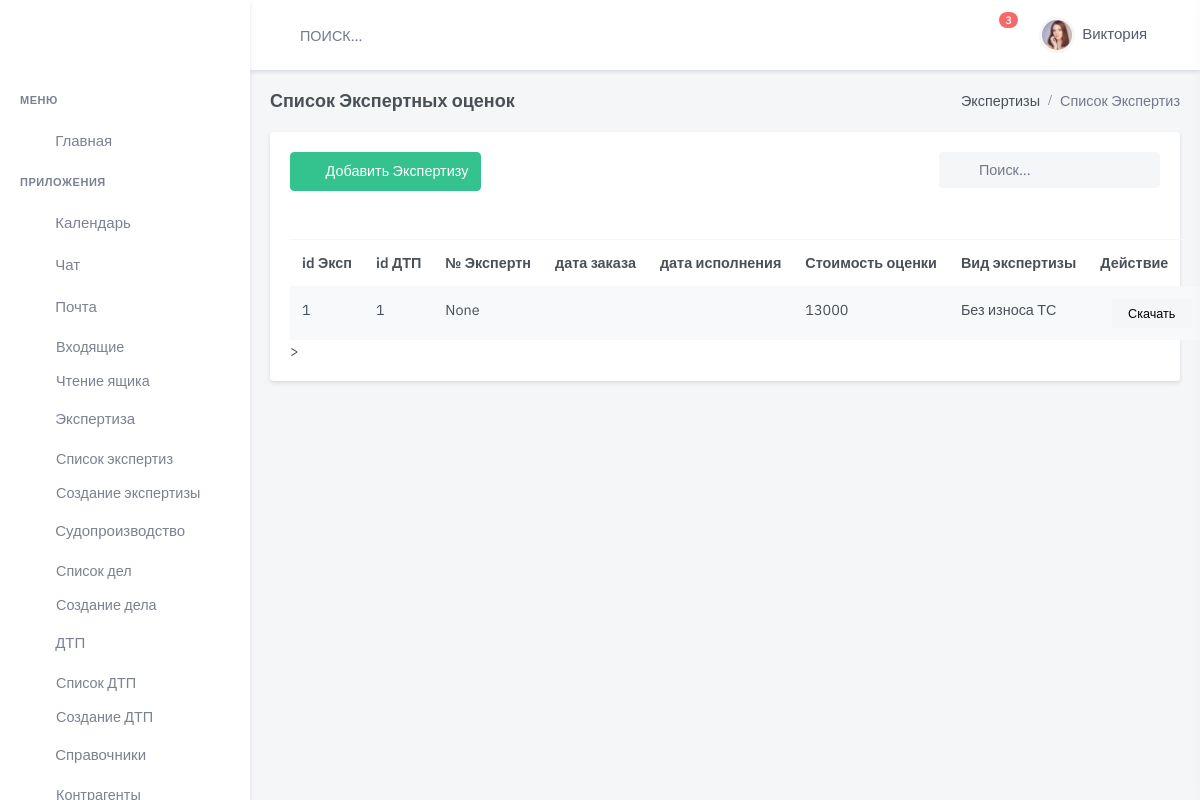
/expert/, run on an earlier commit of the app's database.
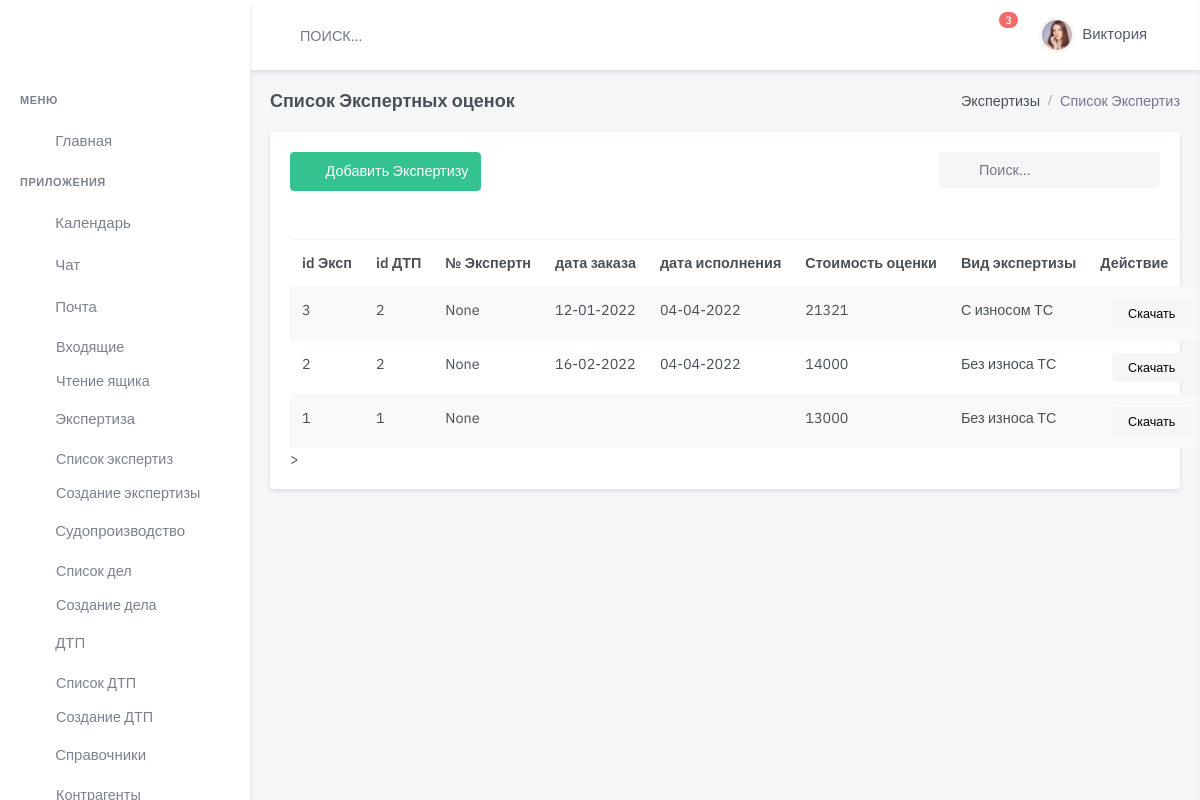
And on a later commit of the database.
### expert/models.py (models this page shows, shortened)
class Expert(models.Model):
    accident = models.ForeignKey(
        Accident,
        on_delete=models.CASCADE,
        verbose_name='Экспретиза',
        related_name='expert_accident',
        default=None,
        blank=True,
        null=True)
    client = models.ForeignKey(
        Client,
        on_delete=models.CASCADE,
        verbose_name='Заказчик экспертизы',
        related_name='expert_client',
        default=None,
        blank=True,
        null=True)
    type = models.ForeignKey(
        Type,
        on_delete=models.CASCADE,
        verbose_name='Вид экспертизы',
        related_name='expert_type',
        default=None,
        blank=True,
        null=True)
    car = models.ForeignKey(
        Car,
        on_delete=models.CASCADE,
        verbose_name='ТС Заказчика',
        related_name='expert_car',
        default=None,
        blank=True,
        null=True)
    num_doc = models.CharField(
        max_length=24,
        blank=True,
        null=True,
        default=None,
        verbose_name='Номер экспертизы')
    data_in = models.DateField(
        blank=True,
        null=True,
        default=None,
        verbose_name='Дата отправления эксперту')
    data_out = models.DateField(
        blank=True,
        null=True,
        default=None,
        verbose_name='Дата ответа эксперта')
    price_nwear =models.PositiveIntegerField(
        blank=True,
        null=True,
        default=0,
        verbose_name='ВР без износа')
    price_wwear =models.PositiveIntegerField(
        blank=True,
        null=True,
        default=0,
        verbose_name='ВР с износом')
    price_mmarket=models.PositiveIntegerField(
        blank=True,
        null=True,
        default=0,
        verbose_name='Средняя по рынку')
    price_uleftovers = models.PositiveIntegerField(
        blank=True,
        null=True,
        default=0,
        verbose_name='Годные остатки')
    price_uts = models.PositiveIntegerField(
        blank=True,
        null=True,
        default=0,
        verbose_name='Сумма УТС')
    price_summa = models.PositiveIntegerField(
        blank=True,
        null=True,
        default=0,
        verbose_name='Сумма ущерба')
    comment = models.TextField(
        max_length=100000,
        blank=True,
        null=True,
        default=None,
        verbose_name='Коментарий')
    summa_exp = models.PositiveIntegerField(
        blank=True,
        null=True,
        default=0,
        verbose_name='Стоимость экспертизы')
    contragent = models.ForeignKey(
        Company,
        on_delete=models.CASCADE,
        blank=True,
        null=True,
        default=None,
        related_name='contragent',
        verbose_name='Контрагент')
    file_expert = models.FileField(
        upload_to='upload/doc_expert/file/',
        blank=True,
        null=True,
        default=None,
        verbose_name='Файл Экспертизы')
    file_invoce = models.FileField(
        upload_to='upload/doc_expert/invoice/',
        blank=True,
        null=True,
        default=None,
        verbose_name='Файл скан чека')
    is_active = models.BooleanField(default=True)
    created = models.DateTimeField(auto_now_add=True, auto_now=False)
    updated = models.DateTimeField(auto_now_add=False, auto_now=True)
    class Meta:
        verbose_name = "Экспертиза  "
        verbose_name_plural = "Экспертные оценки"
        ordering = ['-created']

class Type(models.Model):
    name = models.CharField(
        max_length=100,
        blank=True,
        null=True,
        default=None,
        verbose_name='Вид')
    comment = models.CharField(
        max_length=100,
        blank=True,
        null=True,
        default=None,
        verbose_name='Комментарий')
    is_active = models.BooleanField(default=True)
    created = models.DateTimeField(auto_now_add=True, auto_now=False)
    updated = models.DateTimeField(auto_now_add=False, auto_now=True)
    def __str__(self):
        return "%s" % self.name
    class Meta:
        verbose_name = 'Вид экспертизы'
        verbose_name_plural = 'Виды экспертизы'

### accident/models.py (models this page shows, shortened)
class Accident(models.Model):
    status = models.ForeignKey(
        Status,
        on_delete=models.CASCADE,
        related_name='status_acc',
        blank=True,
        null=True, verbose_name='Статус  дела о ДТП')
    data = models.DateField(
        blank=True,
        null=True,
        default=None,
        verbose_name='Дата ДТП ')
    time = models.TimeField(
        blank=True,
        null=True,
        default=None,
        verbose_name='Время ДТП ')
    location_accident = models.CharField(
        max_length=400,
        blank=True,
        default=None,
        verbose_name='Место ДТП')
    number = models.CharField(
        max_length=24,
        blank=True,
        null=True,
        default=None,
        verbose_name='Номер протокола')
    dtp_doc = models.ForeignKey(
        AccidentDoc,
        on_delete=models.CASCADE,
        related_name='dtp_doc',
        blank=True,
        null=True, verbose_name='Документ Основание ')
    file_doc = models.FileField(
        upload_to='upload/protokol_doc/',
        null=True, default=None,
        verbose_name="Файл Основание",
        blank=True, )
    dtp_pos = models.ForeignKey(
        AccidentPos,
        on_delete=models.CASCADE,
        related_name='AccidentPos',
        blank=True,
        null=True,
        verbose_name='Документ Постановление ')
    file_pos = models.FileField(
        upload_to='upload/protokol_pos/',
        null=True,
        default=None,
        blank=True,
        verbose_name="Файл Постановление")
    court_info = models.ForeignKey(
        InfoCourt,
        on_delete=models.CASCADE,
        related_name='court_info',
        blank=True,
        null=True, verbose_name='Инфо о Судопроизводстве')
    data_insurance = models.DateField(
        blank=True,
        null=True,
        default=None,
        verbose_name='Дата обращения в Страховую')
    message = models.CharField(
        max_length=100000,
        blank=True,
        null=True,
        default=None,
        verbose_name='Комментарий')
    slug = models.SlugField(max_length=200, default=uuid.uuid1)
    is_active = models.BooleanField(default=True)
    created = models.DateTimeField(auto_now_add=True, auto_now=False)
    updated = models.DateTimeField(auto_now_add=False, auto_now=True)
    class Meta:
        verbose_name = "ДТП  "
        verbose_name_plural = "ДТП"
        ordering = ['-created']

### expert/views.py (the view)
# urls.py: path('', views.expert_list, name='expert-list'),
def expert_list(request):
    expert_list = Expert.objects.all()
    return render(request, 'dist/expert/list.html', {'results': expert_list})

### templates/dist/expert/list.html (shortened to what this page needs)
{% extends 'dist/index.html' %}
{% load static %}
{% block content %}
  <div class="main-content">
    <div class="page-content">
      <div class="container-fluid">
        <div class="row">
          <div class="col-12">
            <div class="page-title-box d-flex align-items-center justify-content-between">
              <h4 class="mb-0">Список Экспертных оценок</h4>
              <div class="page-title-right">
                <ol class="breadcrumb m-0">
                  <li class="breadcrumb-item"><a href="javascript: void(0);">Экспертизы</a></li>
                  <li class="breadcrumb-item active">Список Экспертиз</li>
                </ol>
              </div>
            </div>
          </div>
        </div>
        <div class="row">
          <div class="col-lg-12">
            <div class="card">
              <div class="card-body">
                <div class="row mb-2">
                  <div class="col-md-6">
                    <div class="mb-3">
                      <a href="{% url 'expert-new' %}"
                         class="btn btn-success waves-effect waves-light"><i
                          class="mdi mdi-plus me-2"></i> Добавить Экспертизу</a>
                    </div>
                  </div>
                  <div class="col-md-6">
                    <div class="form-inline float-md-end mb-3">
                      <div class="search-box ms-2">
                        <div class="position-relative">
                          <input type="text" class="form-control rounded bg-light border-0"
                                 placeholder="Поиск...">
                          <i class="mdi mdi-magnify search-icon"></i>
                        </div>
                      </div>
                    </div>
                  </div>
                </div>
                <table class="table-responsive mb-4">
                  <table class="table table-striped table-nowrap mb-0">
                    <thead>
                    <tr>
                      <th scope="col">id Эксп</th>
                      <th scope="col">id ДТП</th>
                      <th scope="col">№ Экспертн</th>
                      <th scope="col">дата заказа</th>
                      <th scope="col">дата исполнения</th>
                      <th scope="col">Стоимость оценки</th>
                      <th scope="col">Вид экспертизы</th>
                      <th scope="col" style="width: 200px;">Действие</th>
                    </tr>
                    </thead>
                    <tbody>
                    {% for item in results %}
                      <tr>
                        <td>
                          <a href="/expert/edit/{{ item.id }}/" class="text-body">{{ item.id }}</a>
                        </td>
                        <td><a href="/expert/edit/{{ item.id }}/" class="text-body">{{ item.accident.id }}</a>
                        </td>
                        <td>{{ item.num_doc }}</td>
                        <td>{{ item.data_in |date:"d-m-Y" }}</td>
                        <td>{{ item.data_out|date:"d-m-Y" }}</td>
                        <td>{{ item.summa_exp }}</td>
                        <td>{{ item.type }}</td>
                        <td>
                          <ul class="list-inline mb-0">
                            <li class="list-inline-item dropdown">
                              <a>
                                <div>
                                  <button class="btn btn-light btn-sm w-xs">Скачать</button>
                                </div>
                              </a>
                            </li>
                          </ul>
                        </td>
                      </tr>
                    {% endfor %}
                    </tbody>
                  </table>
                  >
                </table>
              </div>
            </div>
          </div>
        </div>
      </div>
    </div>
  </div>
{% endblock content %}

What changed in the data, as far as the page shows it:
added Expert: id "3", accident.id "2", num_doc "None", data_in "12-01-2022", data_out "04-04-2022", summa_exp "21321", type "С износом ТС"
added Expert: id "2", accident.id "2", num_doc "None", data_in "16-02-2022", data_out "04-04-2022", summa_exp "14000", type "Без износа ТС"
